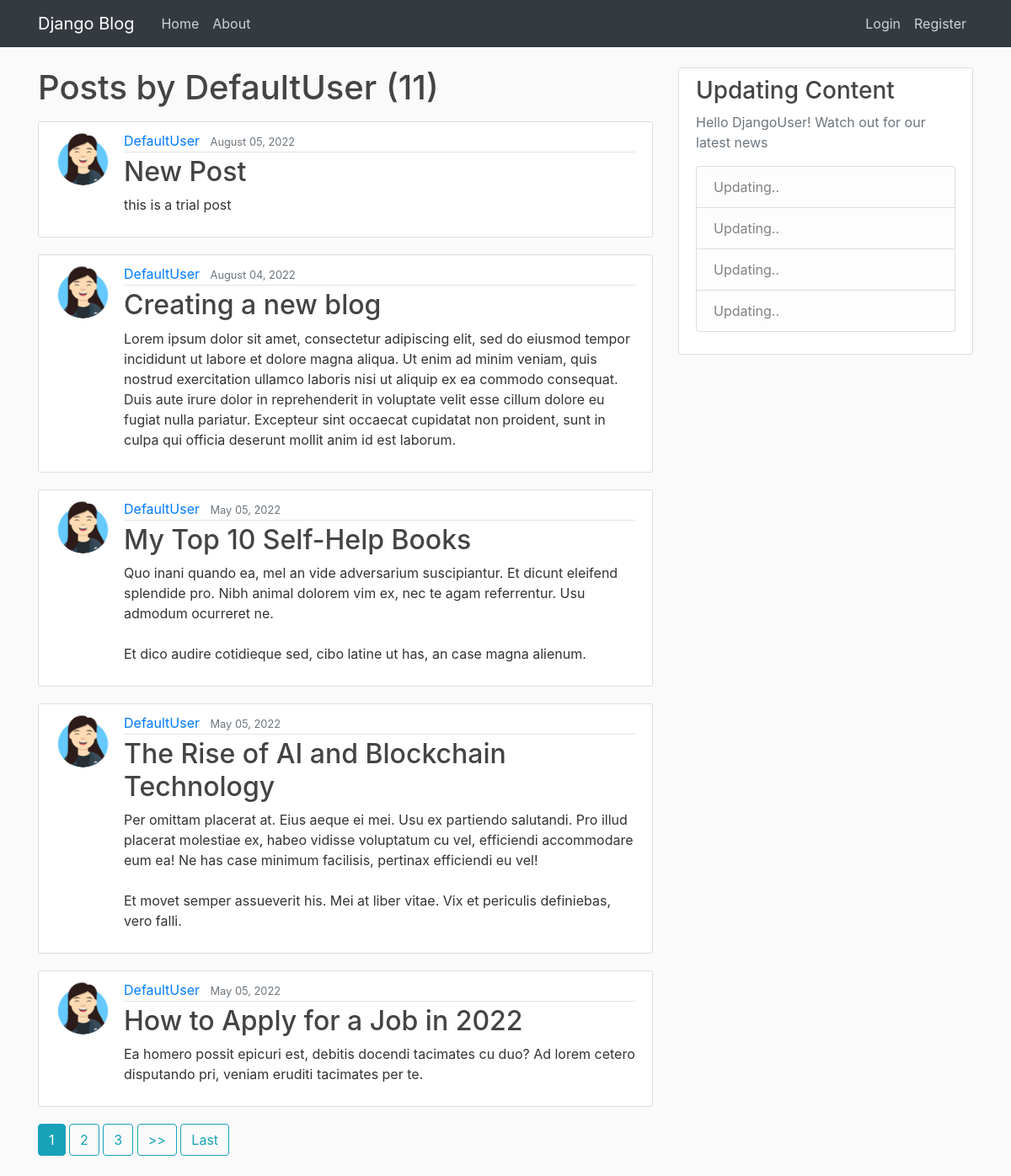
The app's page /user/DefaultUser with its own data.
### blog/models.py (models this page shows, shortened)
class Post(models.Model):
    title = models.CharField(max_length=100)
    content = models.TextField()
    date_posted = models.DateTimeField(default=timezone.now)
    author = models.ForeignKey(User, on_delete=models.CASCADE)

### users/models.py (models this page shows, shortened)
class Profile(models.Model):
    user = models.OneToOneField(User, on_delete=models.CASCADE)
    image = models.ImageField(default='default.jpg', upload_to='profile_pics')

### blog/views.py (the view)
# urls.py: path('user/<str:username>', UserPostListView.as_view(), name='user-posts'),
class UserPostListView(ListView):
    model = Post
    template_name = 'blog/user_posts.html'  # <app>/<model>_<viewtype>.html
    context_object_name = 'posts'
    paginate_by = 5
    def get_queryset(self):
        user = get_object_or_404(User, username=self.kwargs.get('username'))
        return Post.objects.filter(author=user).order_by('-date_posted')

### blog/templates/blog/user_posts.html (shortened to what this page needs)
    {% extends "blog/base.html"%}
    {% block content %}
        <h1 class="mb-3">Posts by {{ view.kwargs.username }} ({{ page_obj.paginator.count}})</h1>
        {% for post in posts %}
            <article class="media content-section">
                <img class="rounded-circle article-img" src="{{ post.author.profile.image.url }}">
                 <div class="media-body">
                     <div class="article-metadata">
                    <a class="mr-2" href="{% url 'user-posts' post.author.username %}">{{ post.author }}</a>
                     <small class="text-muted">{{ post.date_posted|date:"F d, Y"}}</small>
                 </div>
                <h2><a class="article-title" href="{% url 'post-detail' post.id%}">{{ post.title }}</a></h2>
                <p class="article-content">{{ post.content }}</p>
                </div>
             </article>
         {% endfor %}
         {% if is_paginated %}
            {% for num in page_obj.paginator.page_range %}
                {% if page_obj.number == num %}
                   <a class="btn btn-info mb-4" href="?page={{ num }}">{{ num }}</a>
                {% elif num > page_obj.number|add:'-3' and num < page_obj.number|add:'3' %}
                   <a class="btn btn-outline-info mb-4" href="?page={{ num }}">{{ num }}</a>
                {% endif %}
            {% endfor %}
            {% if page_obj.has_next %}
                <a class="btn btn-outline-info mb-4" href="?page={{ page_obj.next_page_number }}">>></a>
                <a class="btn btn-outline-info mb-4" href="?page={{ page_obj.paginator.num_pages}}">Last</a>
             {% endif %}
         {% endif %}
    {% endblock content %}

### blog/templates/blog/base.html (shortened to what this page needs)
{% load static %}
<!doctype html>
<html lang="en">
<head>
 <link rel="stylesheet" href="https://cdn.jsdelivr.net/npm/bootstrap@4.3.1/dist/css/bootstrap.min.css">
<link rel="stylesheet" type="text/css" href="{% static 'blog/main.css' %}" >
</head>
<body>
    <header class="site-header">
        <nav class="navbar navbar-expand-md navbar-dark bg-dark fixed-top">
          <div class="container">
            <a class="navbar-brand mr-4" href="/">Django Blog</a>
            <div class="collapse navbar-collapse" id="navbarToggle">
              <div class="navbar-nav mr-auto">
                <a class="nav-item nav-link" href="{% url 'blog-home' %}">Home</a>
                <a class="nav-item nav-link" href="{% url 'blog-about' %}">About</a>
              </div>
              <div class="navbar-nav">
                {% if user.is_authenticated %}
                    <a class="nav-item nav-link" href="{% url 'post-create' %}">New Post</a>
                    <a class="nav-item nav-link" href="{% url 'profile' %}">Profile</a>
                    <a class="nav-item nav-link" href="{% url 'logout' %}">Logout</a>
                {% else %}
                    <a class="nav-item nav-link" href="{% url 'login' %}">Login</a>
                    <a class="nav-item nav-link" href="{% url 'register' %}">Register</a>
                {% endif %}
              </div>
            </div>
          </div>
        </nav>
      </header>
      <main role="main" class="container">
        <div class="row">
          <div class="col-md-8">
            {% block content %}{% endblock %}
          </div>
          <div class="col-md-4">
            <div class="content-section">
              <h3>Updating Content</h3>
              <p class='text-muted'>Hello DjangoUser! Watch out for our latest news
                <ul class="list-group">
                  <li class="list-group-item list-group-item-light">Updating..</li>
                  <li class="list-group-item list-group-item-light">Updating..</li>
                  <li class="list-group-item list-group-item-light">Updating..</li>
                  <li class="list-group-item list-group-item-light">Updating..</li>
                </ul>
              </p>
            </div>
          </div>
        </div>
      </main>
</body>
</html>

### blog/static/blog/main.css (style rules this page uses)
body { background: #fafafa; color: #333333; margin-top: 5rem; }
h1, h2, h3, h4, h5, h6 { color: #444444; }
ul { margin: 0; }
.site-header .navbar-nav .nav-link { color: #cbd5db; }
.content-section { background: #ffffff; padding: 10px 20px; border: 1px solid #dddddd; border-radius: 3px; margin-bottom: 20px; }
.article-title { color: #444444; }
.article-content { white-space: pre-line; }
.article-img { height: 65px; width: 65px; margin-right: 16px; }
.article-metadata { padding-bottom: 1px; margin-bottom: 4px; border-bottom: 1px solid #e3e3e3 }

### records on screen
Post: author.profile.image (picture), author "DefaultUser", date_posted "August 05, 2022", title "New Post", content "this is a trial post"
Post: author.profile.image (picture), author "DefaultUser", date_posted "August 04, 2022", title "Creating a new blog", content "Lorem ipsum dolor sit amet, consectetur adipiscing elit, sed do eiusmod tempor incididunt ut labore et dolore magna aliqua. Ut enim ad minim veniam, quis nostrud exercitation ullamco laboris nisi ut aliquip ex ea commodo consequat. Duis aute irure dolor in reprehenderit in voluptate velit esse cillum dolore eu fugiat nulla pariatur. Excepteur sint occaecat cupidatat non proident, sunt in culpa qui officia deserunt mollit anim id est laborum."
Post: author.profile.image (picture), author "DefaultUser", date_posted "May 05, 2022", title "My Top 10 Self-Help Books", content "Quo inani quando ea, mel an vide adversarium suscipiantur. Et dicunt eleifend splendide pro. Nibh animal dolorem vim ex, nec te agam referrentur. Usu admodum ocurreret ne. Et dico audire cotidieque sed, cibo latine ut has, an case magna alienum."
Post: author.profile.image (picture), author "DefaultUser", date_posted "May 05, 2022", title "The Rise of AI and Blockchain Technology", content "Per omittam placerat at. Eius aeque ei mei. Usu ex partiendo salutandi. Pro illud placerat molestiae ex, habeo vidisse voluptatum cu vel, efficiendi accommodare eum ea! Ne has case minimum facilisis, pertinax efficiendi eu vel! Et movet semper assueverit his. Mei at liber vitae. Vix et periculis definiebas, vero falli."
Post: author.profile.image (picture), author "DefaultUser", date_posted "May 05, 2022", title "How to Apply for a Job in 2022", content "Ea homero possit epicuri est, debitis docendi tacimates cu duo? Ad lorem cetero disputando pri, veniam eruditi tacimates per te."

### other values on screen
{{ view.kwargs.username }} "DefaultUser"
{{ page_obj.paginator.count }} "11"
{{ num }} "1"
{{ num }} "2" "3"
